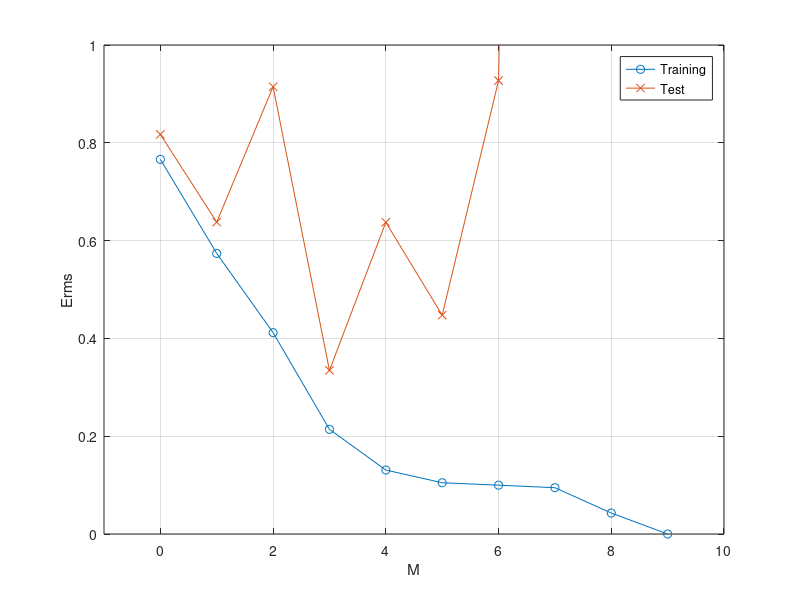
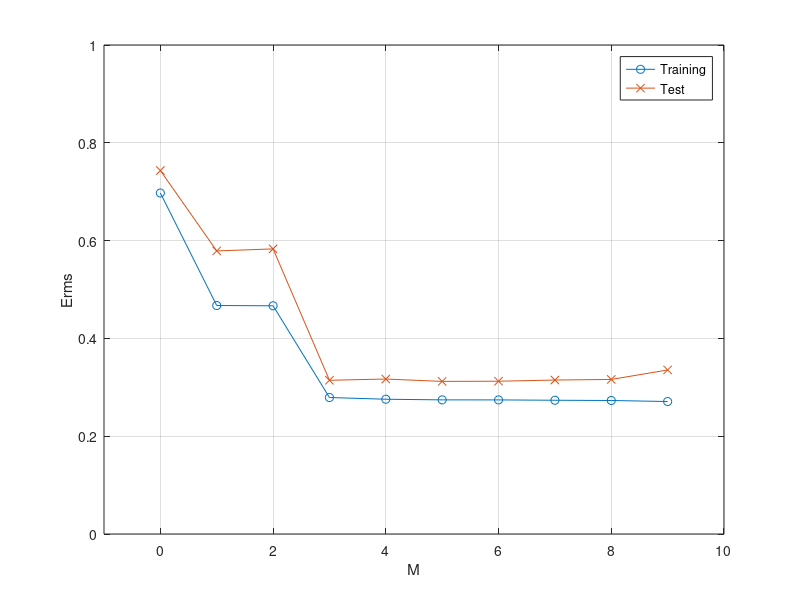

Source code (MATLAB) for these figures, in order:
close all;
clear all;
clc;
%%
rng(19);
k = 1;

for i = [10 100]
    N_train = i;
    X_train = rand(N_train,1);
    eps = normrnd(0,0.3,N_train,1);
    t_train = sin(2*pi*X_train);
    t_train = t_train + eps;
% t_train = (t_train - min(t_train))/(max(t_train) - min(t_train));

    N_test = 100;
    X_test = rand(N_test,1);
    eps2 = normrnd(0,0.3,N_test,1);
    t_test = sin(2*pi*X_test);
    t_test = t_test + eps2;
% t_test = (t_test - min(t_test))/(max(t_test) - min(t_test));

        t_train_reg = [];
        t_test_reg = [];
        delta_train = [];
        delta_test = [];
for m=0:9
    [beta, S1] = polyfit(X_train, t_train, m);
    [new_row, delta1] = polyval(beta, X_train, S1);
    t_train_reg = [t_train_reg
                    new_row'];
    delta_train = [delta_train
                    sqrt(mean(delta1))];
   
    [new_row_test, delta2] = polyval(beta, X_test, S1);            
    t_test_reg = [t_test_reg
                new_row_test'];
    delta_test = [delta_test
                    sqrt(mean(delta2))];
end

% error calculation
t_train = t_train';
new_t_train = repmat(t_train,10,1);
error = (new_t_train-t_train_reg).^2;
mean_train = mean(error');
rms_train = sqrt(mean_train);

t_test = t_test';
new_t_test = repmat(t_test,10,1);
error = (new_t_test-t_test_reg).^2;
mean_test = mean(error');
rms_test = sqrt(mean_test);

%plot
figure(k);
k = k+1;
plot (0:9, rms_train, '-o');
hold on; grid on;
plot (0:9, rms_test, '-x');
ylim([0 1]);
xlim([-1 10]);
xlabel('M');
ylabel('Erms');
legend('Training','Test');
end